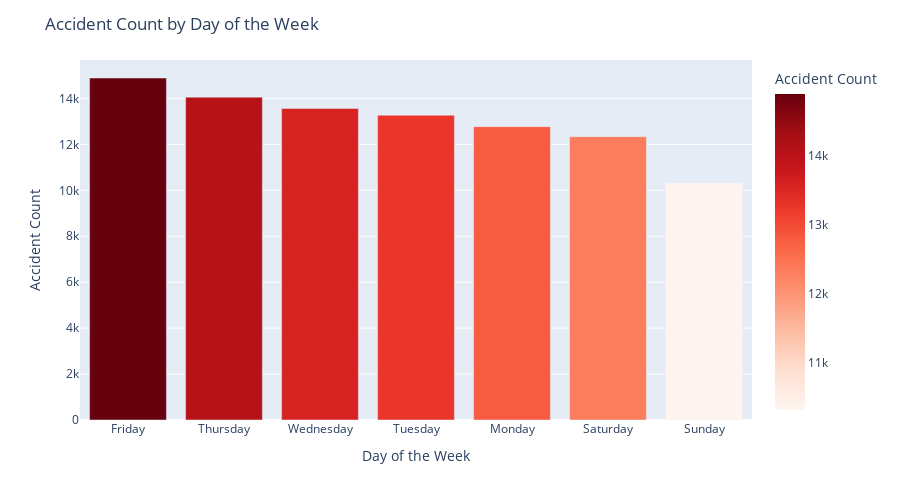

Notebook cell for this chart:
### Code cell
day_counts = acc_data2020['day name'].value_counts().reset_index()
day_counts.columns = ['day name', 'count']

# Sort the day names in the correct order (e.g., Monday to Sunday)
day_order = ['Monday', 'Tuesday', 'Wednesday', 'Thursday', 'Friday', 'Saturday', 'Sunday']
day_counts['day name'] = pd.Categorical(day_counts['day name'], categories=day_order, ordered=True)

# Using Plotly, create an interactive histogram plot.
fig = px.bar(day_counts, x='day name', y='count', labels={'count': 'Accident Count'}, color='count', height=500,color_continuous_scale='reds')

# Specify the figure layout and axis labels.

fig.update_layout(title='Accident Count by Day of the Week',
                  xaxis_title='Day of the Week',
                  yaxis_title='Accident Count',
                  showlegend=False)

# Display the interactive plot
fig.show()

### Figure 1 — Plotly figure (JSON) as saved in the notebook; plotly's stock layout.template omitted (floating-point values rounded to 4 significant figures)
{"data": [{"alignmentgroup": "True", "hovertemplate": "day name=%{x}<br>Accident Count=%{marker.color}<extra></extra>", "legendgroup": "", "marker": {"color": [14889, 14056, 13564, 13267, 12772, 12336, 10315], "coloraxis": "coloraxis", "pattern": {"shape": ""}}, "name": "", "offsetgroup": "", "orientation": "v", "showlegend": false, "textposition": "auto", "type": "bar", "x": ["Friday", "Thursday", "Wednesday", "Tuesday", "Monday", "Saturday", "Sunday"], "xaxis": "x", "y": [14889, 14056, 13564, 13267, 12772, 12336, 10315], "yaxis": "y"}], "layout": {"barmode": "relative", "coloraxis": {"colorbar": {"title": {"text": "Accident Count"}}, "colorscale": [[0, "rgb(255,245,240)"], [0.125, "rgb(254,224,210)"], [0.25, "rgb(252,187,161)"], [0.375, "rgb(252,146,114)"], [0.5, "rgb(251,106,74)"], [0.625, "rgb(239,59,44)"], [0.75, "rgb(203,24,29)"], [0.875, "rgb(165,15,21)"], [1, "rgb(103,0,13)"]]}, "height": 500, "legend": {"tracegroupgap": 0}, "margin": {"t": 60}, "showlegend": false, "title": {"text": "Accident Count by Day of the Week"}, "xaxis": {"anchor": "y", "domain": [0, 1], "title": {"text": "Day of the Week"}}, "yaxis": {"anchor": "x", "domain": [0, 1], "title": {"text": "Accident Count"}}}}
